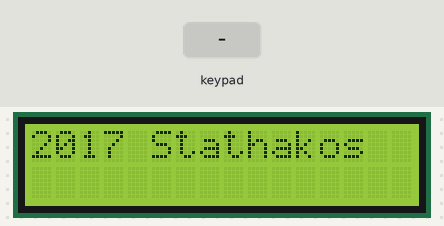
Bench run of a sketch on a simulated Arduino Uno, built with avr-gcc and run on an emulated ATmega328P. On the bench: 16×2 character LCD. The inputs (shaded band) are chosen by the test bench.

Above: at 1.2 s.
1.3 s: keypad keys 1 3 9 7 # pressed 0.4 s apart
At 1.5 s:
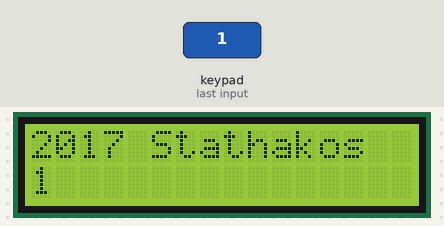
4.8 s: key '2' pressed
At 5.1 s:
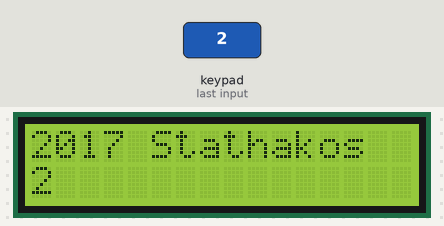
6.3 s: key '1' pressed
At 7.4 s:
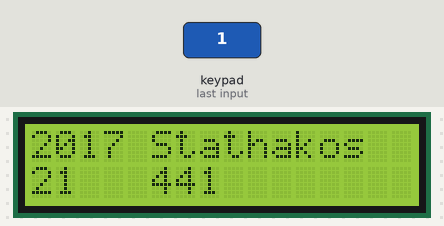
7.8 s: keypad keys 7 6 5 4 pressed 0.4 s apart
At 9.4 s:
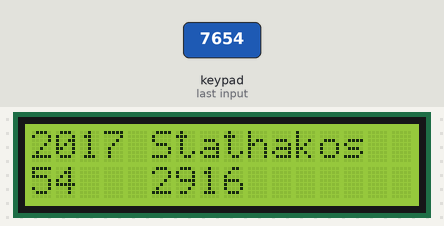
10.9 s: key '5' pressed
At 11.9 s:
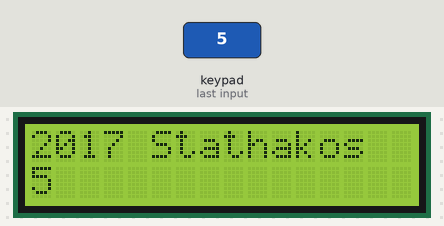
12.4 s: key '4' pressed
At 13.0 s:
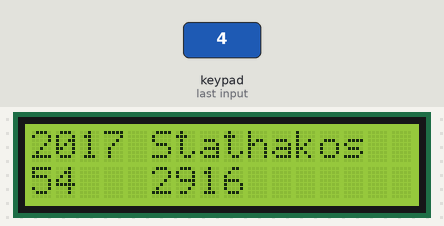
Timing chart, 0 to 14.9 s (numbered marks = the images above; inputs shaded):
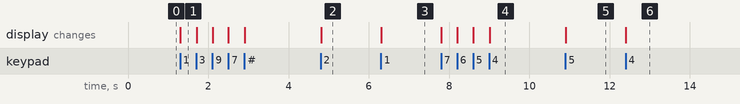

Measured:
- after the input at 1.3 s, the display: changes at once (image 1)
- after the input at 4.8 s, the display: changes at once (image 2)
- after the input at 6.3 s, the display: changes at once (image 3)
- after the input at 7.8 s, the display: first changes at once (image 4 shows a later state)
- after the input at 10.9 s, the display: changes at once (image 5)
- after the input at 12.4 s, the display: changes at once (image 6)

The sketch:

Ask.2--Stathakos-2017.ino
```cpp
#include <LiquidCrystal.h>
#include <Keypad.h>

const int rs=13, en=12, d4=8, d5=9, d6=10, d7=11;
LiquidCrystal lcd(rs, en, d4, d5, d6, d7);

const byte ROWS = 4;
const byte COLS = 3;


char hexaKeys[ROWS][COLS] = {
  {'1','2','3'},
  {'4','5','6'},
  {'7','8','9'},
  {'*','0','#'}
};

byte rowPins[ROWS] = {7, 6, 5, 4};
byte colPins[COLS] = {3, 2, 1};

Keypad customKeypad = Keypad(makeKeymap(hexaKeys), rowPins, colPins, ROWS, COLS);

char customKey;
int tempKey;
int num[2];
int num12;

void setup() {
  lcd.begin(16, 2);

  lcd.setCursor(0,0);
  lcd.print("2017 Stathakos");

}

void loop() {
  for(int i=0; i<2; i++){
    customKey = customKeypad.getKey();

    if(customKey){
      if(i==0){
        for(int j=0; j<9; j++){
          lcd.setCursor(j,1);
          lcd.write(0b00010000);
          if(j==1){
            j=4;
          }
        }
      }
      tempKey = int(customKey);
      if(tempKey >= 48 && tempKey <= 57){
        lcd.setCursor(i,1);
        lcd.print(customKey);
        num[i] = tempKey;
      }else{
        i--;
      }
    }else{
      i--;
    }
  }

  lcd.setCursor(5,1);
  num12 = (num[0]-48)*10 + (num[1] - 48);
  num12 = num12*num12;

  lcd.print(num12);
}
```
